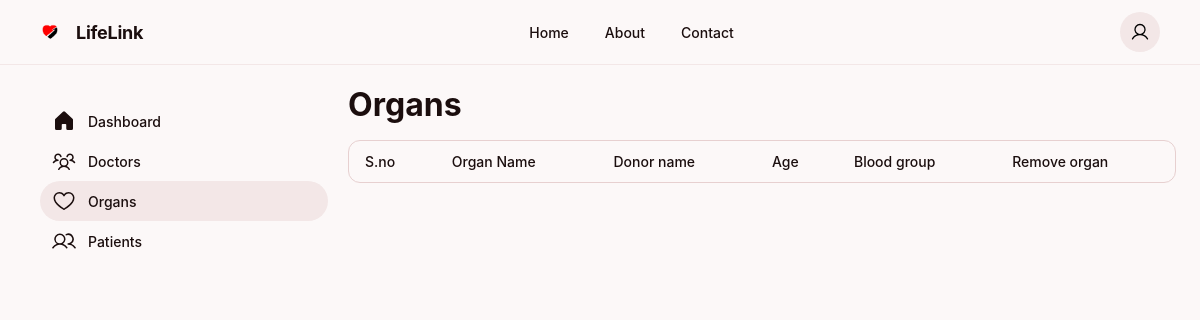
Before: /hospital_organs/1 with the older database file.
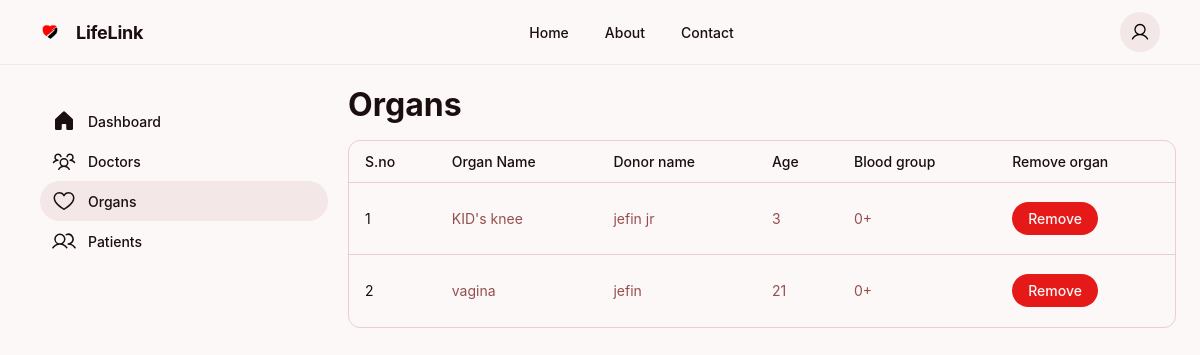
After: the same page with the newer database file.
### tables/models.py (models this page shows, shortened)
class Organ(models.Model):
    organ_name = models.CharField(max_length=150)
    donor_name = models.CharField(max_length=150)
    donor_age = models.PositiveIntegerField()
    blood_group = models.CharField(max_length=150)
    hospital = models.ForeignKey(Hospital, on_delete=models.SET_NULL, null=True, blank=True)

### ods/views.py (the view)
# urls.py: path('hospital_organs/<int:id>',views.hospital_organs,name = "hospital_organs"),
def hospital_organs(request,id):
    hospital_info = Hospital.objects.get(id = id)
    organ_info = Organ.objects.filter(hospital = hospital_info.id)
    return render(request,'hospital-organs.html',context = {'id':id,'hospital_info': hospital_info,'organ_info': organ_info})

### templates/hospital-organs.html (shortened to what this page needs)
<!DOCTYPE html>
{% load static %}
<html>
<head>
    <link rel="stylesheet" href="{% static 'css/hospital.css' %}">
</head>
<body>
    <header>
        <div class="logo-container">
            <img src="{% static 'images/logo.png' %}" style="height: 20px;"/>
            <h2 class="brand-name">LifeLink</h2>
        </div>
        <nav class="nav-links">
            <a href="#" class="nav-link">Home</a>
            <a href="#" class="nav-link">About</a>
            <a href="#" class="nav-link">Contact</a>
        </nav>
        <div class="header-actions">
            <button class="icon-button">
            </button>
        </div>
    </header>
    <div class="main-container">
        <aside class="sidebar">
            <a href="/hospital_dashboard/{{id}}" class="sidebar-link ">
                Dashboard
            </a>
            <a href="/hospital_doctors/{{id}}" class="sidebar-link ">
                Doctors
            </a>
            <a href="/hospital_organs/{{id}}" class="sidebar-link active">
                Organs
            </a>
            <a href="/hospital_patients/{{id}}" class="sidebar-link ">
                Patients
            </a>
        </aside>
        <main class="main-content">
            <div class="dashboard-header">
                <h1 class="dashboard-title">Organs</h1>
            </div>
            <div class="table-container">
                <table>
                    <thead>
                        <tr>
                            <th>S.no</th>
                            <th>Organ Name</th>
                            <th>Donor name</th>
                            <th>Age</th>
                            <th>Blood group</th>
                            <th>Remove organ</th>
                        </tr>
                    </thead>
                    <tbody>
                        {% for items in organ_info %}
                        <tr>
                            <td>{{forloop.counter}}</td>
                            <td>{{items.organ_name}}</td>
                            <td>{{items.donor_name}}</td>
                            <td>{{items.donor_age}}</td>
                            <td>{{items.blood_group}}</td>
                            <td><a href = "/rorgan/{{id}}/{{items.id}}" ><button class = "action-button">Remove</button></a></td>
                        </tr>
                        {% endfor %}
                    </tbody>
                </table>
            </div>
        </main>
    </div>
</body>
</html>

Changed rows visible on the page:
added Organ: organ_name "KID's knee", donor_name "jefin jr", donor_age "3", blood_group "0+"
added Organ: organ_name "vagina", donor_name "jefin", donor_age "21", blood_group "0+"
